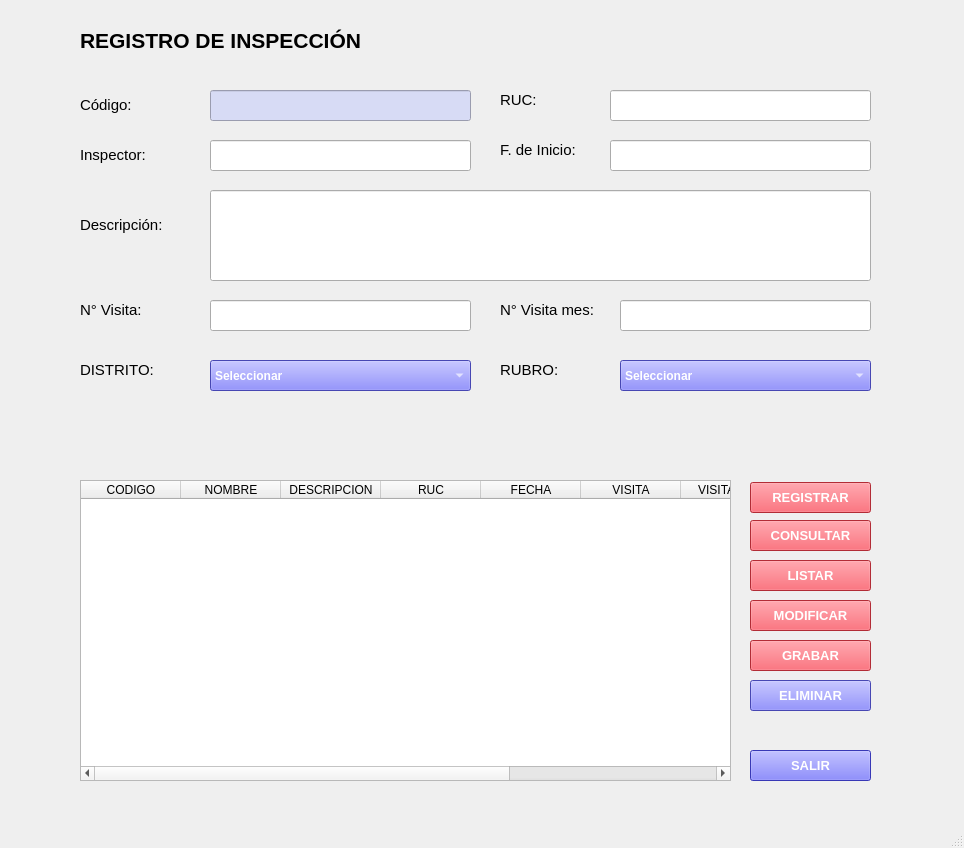
<?xml version="1.0" encoding="UTF-8"?>
<ui version="4.0">
 <class>RegistroProductos</class>
 <widget class="QMainWindow" name="RegistroProductos">
  <property name="geometry">
   <rect>
    <x>0</x>
    <y>0</y>
    <width>964</width>
    <height>848</height>
   </rect>
  </property>
  <property name="windowTitle">
   <string>Registro de Productos</string>
  </property>
  <widget class="QWidget" name="centralwidget">
   <widget class="QLabel" name="label">
    <property name="geometry">
     <rect>
      <x>80</x>
      <y>90</y>
      <width>91</width>
      <height>31</height>
     </rect>
    </property>
    <property name="font">
     <font>
      <family>Segoe UI Historic</family>
      <pointsize>10</pointsize>
     </font>
    </property>
    <property name="text">
     <string>&lt;html&gt;&lt;head/&gt;&lt;body&gt;&lt;p&gt;&lt;span style=&quot; font-size:11pt;&quot;&gt;Código:&lt;/span&gt;&lt;/p&gt;&lt;/body&gt;&lt;/html&gt;</string>
    </property>
   </widget>
   <widget class="QLabel" name="label_2">
    <property name="geometry">
     <rect>
      <x>80</x>
      <y>140</y>
      <width>81</width>
      <height>31</height>
     </rect>
    </property>
    <property name="font">
     <font>
      <family>Segoe UI Historic</family>
      <pointsize>10</pointsize>
     </font>
    </property>
    <property name="text">
     <string>&lt;html&gt;&lt;head/&gt;&lt;body&gt;&lt;p&gt;&lt;span style=&quot; font-size:11pt;&quot;&gt;Inspector:&lt;/span&gt;&lt;/p&gt;&lt;/body&gt;&lt;/html&gt;</string>
    </property>
   </widget>
   <widget class="QLabel" name="label_3">
    <property name="enabled">
     <bool>true</bool>
    </property>
    <property name="geometry">
     <rect>
      <x>80</x>
      <y>210</y>
      <width>101</width>
      <height>31</height>
     </rect>
    </property>
    <property name="font">
     <font>
      <family>Segoe UI Historic</family>
      <pointsize>10</pointsize>
     </font>
    </property>
    <property name="text">
     <string>&lt;html&gt;&lt;head/&gt;&lt;body&gt;&lt;p&gt;&lt;span style=&quot; font-size:11pt;&quot;&gt;Descripción:&lt;/span&gt;&lt;/p&gt;&lt;/body&gt;&lt;/html&gt;</string>
    </property>
   </widget>
   <widget class="QLabel" name="label_4">
    <property name="geometry">
     <rect>
      <x>500</x>
      <y>90</y>
      <width>61</width>
      <height>21</height>
     </rect>
    </property>
    <property name="font">
     <font>
      <family>Segoe UI Historic</family>
      <pointsize>10</pointsize>
     </font>
    </property>
    <property name="text">
     <string>&lt;html&gt;&lt;head/&gt;&lt;body&gt;&lt;p&gt;&lt;span style=&quot; font-size:11pt;&quot;&gt;RUC:&lt;/span&gt;&lt;/p&gt;&lt;/body&gt;&lt;/html&gt;</string>
    </property>
   </widget>
   <widget class="QLabel" name="label_5">
    <property name="geometry">
     <rect>
      <x>500</x>
      <y>140</y>
      <width>91</width>
      <height>21</height>
     </rect>
    </property>
    <property name="font">
     <font>
      <family>Segoe UI Historic</family>
      <pointsize>10</pointsize>
     </font>
    </property>
    <property name="text">
     <string>&lt;html&gt;&lt;head/&gt;&lt;body&gt;&lt;p&gt;&lt;span style=&quot; font-size:11pt;&quot;&gt;F. de Inicio:&lt;/span&gt;&lt;/p&gt;&lt;/body&gt;&lt;/html&gt;</string>
    </property>
   </widget>
   <widget class="QLabel" name="label_6">
    <property name="geometry">
     <rect>
      <x>80</x>
      <y>300</y>
      <width>81</width>
      <height>21</height>
     </rect>
    </property>
    <property name="font">
     <font>
      <family>Segoe UI Historic</family>
      <pointsize>10</pointsize>
     </font>
    </property>
    <property name="text">
     <string>&lt;html&gt;&lt;head/&gt;&lt;body&gt;&lt;p&gt;&lt;span style=&quot; font-size:11pt;&quot;&gt;N° Visita:&lt;/span&gt;&lt;/p&gt;&lt;/body&gt;&lt;/html&gt;</string>
    </property>
   </widget>
   <widget class="QLabel" name="label_7">
    <property name="geometry">
     <rect>
      <x>500</x>
      <y>300</y>
      <width>111</width>
      <height>21</height>
     </rect>
    </property>
    <property name="font">
     <font>
      <family>Segoe UI Historic</family>
      <pointsize>10</pointsize>
     </font>
    </property>
    <property name="text">
     <string>&lt;html&gt;&lt;head/&gt;&lt;body&gt;&lt;p&gt;&lt;span style=&quot; font-size:11pt;&quot;&gt;N° Visita mes:&lt;/span&gt;&lt;/p&gt;&lt;/body&gt;&lt;/html&gt;</string>
    </property>
   </widget>
   <widget class="QComboBox" name="cboProveedor">
    <property name="geometry">
     <rect>
      <x>210</x>
      <y>360</y>
      <width>261</width>
      <height>31</height>
     </rect>
    </property>
    <property name="font">
     <font>
      <family>Segoe UI Historic</family>
      <weight>75</weight>
      <bold>true</bold>
     </font>
    </property>
    <property name="styleSheet">
     <string notr="true">background-color: rgb(239, 51, 64);
color: rgb(255, 255, 255);
background-color: rgb(255, 255, 255);
background-color: rgb(100, 100, 250);</string>
    </property>
    <item>
     <property name="text">
      <string>Seleccionar</string>
     </property>
    </item>
    <item>
     <property name="text">
      <string>SURCO</string>
     </property>
    </item>
    <item>
     <property name="text">
      <string>MIRAFLORES</string>
     </property>
    </item>
    <item>
     <property name="text">
      <string>SAN ISIDRO</string>
     </property>
    </item>
   </widget>
   <widget class="QLabel" name="label_8">
    <property name="geometry">
     <rect>
      <x>80</x>
      <y>360</y>
      <width>101</width>
      <height>21</height>
     </rect>
    </property>
    <property name="font">
     <font>
      <family>Segoe UI Historic</family>
      <pointsize>10</pointsize>
     </font>
    </property>
    <property name="text">
     <string>&lt;html&gt;&lt;head/&gt;&lt;body&gt;&lt;p&gt;&lt;span style=&quot; font-size:11pt;&quot;&gt;DISTRITO:&lt;/span&gt;&lt;/p&gt;&lt;/body&gt;&lt;/html&gt;</string>
    </property>
   </widget>
   <widget class="QLabel" name="label_9">
    <property name="geometry">
     <rect>
      <x>500</x>
      <y>360</y>
      <width>81</width>
      <height>21</height>
     </rect>
    </property>
    <property name="font">
     <font>
      <family>Segoe UI Historic</family>
      <pointsize>10</pointsize>
     </font>
    </property>
    <property name="text">
     <string>&lt;html&gt;&lt;head/&gt;&lt;body&gt;&lt;p&gt;&lt;span style=&quot; font-size:11pt;&quot;&gt;RUBRO:&lt;/span&gt;&lt;/p&gt;&lt;/body&gt;&lt;/html&gt;</string>
    </property>
   </widget>
   <widget class="QComboBox" name="cboAlmacen">
    <property name="geometry">
     <rect>
      <x>620</x>
      <y>360</y>
      <width>251</width>
      <height>31</height>
     </rect>
    </property>
    <property name="font">
     <font>
      <family>Segoe UI Historic</family>
      <weight>75</weight>
      <bold>true</bold>
     </font>
    </property>
    <property name="styleSheet">
     <string notr="true">background-color: rgb(100, 100, 250);
color: rgb(255, 255, 255);</string>
    </property>
    <item>
     <property name="text">
      <string>Seleccionar</string>
     </property>
    </item>
    <item>
     <property name="text">
      <string>TEXTIL</string>
     </property>
    </item>
    <item>
     <property name="text">
      <string>CONTRUCCION</string>
     </property>
    </item>
    <item>
     <property name="text">
      <string>TECNOLOGICO</string>
     </property>
    </item>
   </widget>
   <widget class="QLineEdit" name="txtCodigo">
    <property name="geometry">
     <rect>
      <x>210</x>
      <y>90</y>
      <width>261</width>
      <height>31</height>
     </rect>
    </property>
    <property name="styleSheet">
     <string notr="true">background-color: rgb(215, 219, 245);</string>
    </property>
   </widget>
   <widget class="QLineEdit" name="txtStockMinimo">
    <property name="geometry">
     <rect>
      <x>610</x>
      <y>90</y>
      <width>261</width>
      <height>31</height>
     </rect>
    </property>
   </widget>
   <widget class="QLineEdit" name="txtPrecioCosto">
    <property name="geometry">
     <rect>
      <x>210</x>
      <y>300</y>
      <width>261</width>
      <height>31</height>
     </rect>
    </property>
   </widget>
   <widget class="QLineEdit" name="txtStockActual">
    <property name="geometry">
     <rect>
      <x>610</x>
      <y>140</y>
      <width>261</width>
      <height>31</height>
     </rect>
    </property>
   </widget>
   <widget class="QLineEdit" name="txtPrecioVenta">
    <property name="geometry">
     <rect>
      <x>620</x>
      <y>300</y>
      <width>251</width>
      <height>31</height>
     </rect>
    </property>
   </widget>
   <widget class="QLineEdit" name="txtNombre">
    <property name="geometry">
     <rect>
      <x>210</x>
      <y>140</y>
      <width>261</width>
      <height>31</height>
     </rect>
    </property>
   </widget>
   <widget class="QLineEdit" name="txtDescripcion">
    <property name="geometry">
     <rect>
      <x>210</x>
      <y>190</y>
      <width>661</width>
      <height>91</height>
     </rect>
    </property>
   </widget>
   <widget class="QPushButton" name="btnRegistrar">
    <property name="geometry">
     <rect>
      <x>750</x>
      <y>482</y>
      <width>121</width>
      <height>31</height>
     </rect>
    </property>
    <property name="font">
     <font>
      <family>Segoe UI Historic</family>
      <pointsize>10</pointsize>
      <weight>75</weight>
      <bold>true</bold>
     </font>
    </property>
    <property name="styleSheet">
     <string notr="true">background-color: rgb(249, 62, 75);
color: rgb(255, 255, 255);</string>
    </property>
    <property name="text">
     <string>REGISTRAR</string>
    </property>
   </widget>
   <widget class="QPushButton" name="btnConsultar">
    <property name="geometry">
     <rect>
      <x>750</x>
      <y>520</y>
      <width>121</width>
      <height>31</height>
     </rect>
    </property>
    <property name="font">
     <font>
      <family>Segoe UI Historic</family>
      <pointsize>10</pointsize>
      <weight>75</weight>
      <bold>true</bold>
     </font>
    </property>
    <property name="styleSheet">
     <string notr="true">background-color: rgb(249, 62, 75);
color: rgb(255, 255, 255);</string>
    </property>
    <property name="text">
     <string>CONSULTAR</string>
    </property>
   </widget>
   <widget class="QPushButton" name="btnListar">
    <property name="geometry">
     <rect>
      <x>750</x>
      <y>560</y>
      <width>121</width>
      <height>31</height>
     </rect>
    </property>
    <property name="font">
     <font>
      <family>Segoe UI Historic</family>
      <pointsize>10</pointsize>
      <weight>75</weight>
      <bold>true</bold>
     </font>
    </property>
    <property name="styleSheet">
     <string notr="true">background-color: rgb(249, 62, 75);
color: rgb(255, 255, 255);</string>
    </property>
    <property name="text">
     <string>LISTAR</string>
    </property>
   </widget>
   <widget class="QPushButton" name="btnEliminar">
    <property name="geometry">
     <rect>
      <x>750</x>
      <y>680</y>
      <width>121</width>
      <height>31</height>
     </rect>
    </property>
    <property name="font">
     <font>
      <family>Segoe UI Historic</family>
      <pointsize>10</pointsize>
      <weight>75</weight>
      <bold>true</bold>
     </font>
    </property>
    <property name="styleSheet">
     <string notr="true">background-color: rgb(100, 100, 250);
color: rgb(255, 255, 255);</string>
    </property>
    <property name="text">
     <string>ELIMINAR</string>
    </property>
   </widget>
   <widget class="QPushButton" name="btnModificar">
    <property name="geometry">
     <rect>
      <x>750</x>
      <y>600</y>
      <width>121</width>
      <height>31</height>
     </rect>
    </property>
    <property name="font">
     <font>
      <family>Segoe UI Historic</family>
      <pointsize>10</pointsize>
      <weight>75</weight>
      <bold>true</bold>
     </font>
    </property>
    <property name="styleSheet">
     <string notr="true">background-color: rgb(249, 62, 75);
color: rgb(255, 255, 255);</string>
    </property>
    <property name="text">
     <string>MODIFICAR</string>
    </property>
   </widget>
   <widget class="QPushButton" name="btnGrabar">
    <property name="geometry">
     <rect>
      <x>750</x>
      <y>640</y>
      <width>121</width>
      <height>31</height>
     </rect>
    </property>
    <property name="font">
     <font>
      <family>Segoe UI Historic</family>
      <pointsize>10</pointsize>
      <weight>75</weight>
      <bold>true</bold>
     </font>
    </property>
    <property name="styleSheet">
     <string notr="true">background-color: rgb(249, 62, 75);
color: rgb(255, 255, 255);</string>
    </property>
    <property name="text">
     <string>GRABAR</string>
    </property>
   </widget>
   <widget class="QTableWidget" name="tblProductos">
    <property name="geometry">
     <rect>
      <x>80</x>
      <y>480</y>
      <width>651</width>
      <height>301</height>
     </rect>
    </property>
    <column>
     <property name="text">
      <string>CODIGO</string>
     </property>
    </column>
    <column>
     <property name="text">
      <string>NOMBRE</string>
     </property>
    </column>
    <column>
     <property name="text">
      <string>DESCRIPCION</string>
     </property>
    </column>
    <column>
     <property name="text">
      <string>RUC</string>
     </property>
    </column>
    <column>
     <property name="text">
      <string>FECHA</string>
     </property>
    </column>
    <column>
     <property name="text">
      <string>VISITA</string>
     </property>
    </column>
    <column>
     <property name="text">
      <string>VISITA MES</string>
     </property>
    </column>
    <column>
     <property name="text">
      <string>DISTRITO</string>
     </property>
    </column>
    <column>
     <property name="text">
      <string>RUBRO</string>
     </property>
    </column>
   </widget>
   <widget class="QLabel" name="label_10">
    <property name="geometry">
     <rect>
      <x>720</x>
      <y>20</y>
      <width>221</width>
      <height>31</height>
     </rect>
    </property>
    <property name="text">
     <string/>
    </property>
    <property name="pixmap">
     <pixmap>logo-header-desktop.png</pixmap>
    </property>
    <property name="scaledContents">
     <bool>true</bool>
    </property>
   </widget>
   <widget class="QLabel" name="label_11">
    <property name="geometry">
     <rect>
      <x>80</x>
      <y>20</y>
      <width>341</width>
      <height>41</height>
     </rect>
    </property>
    <property name="font">
     <font>
      <family>Segoe UI Historic</family>
      <pointsize>16</pointsize>
      <weight>75</weight>
      <bold>true</bold>
     </font>
    </property>
    <property name="text">
     <string>REGISTRO DE INSPECCIÓN</string>
    </property>
   </widget>
   <widget class="QPushButton" name="btnSalir">
    <property name="geometry">
     <rect>
      <x>750</x>
      <y>750</y>
      <width>121</width>
      <height>31</height>
     </rect>
    </property>
    <property name="font">
     <font>
      <family>Segoe UI Historic</family>
      <pointsize>10</pointsize>
      <weight>75</weight>
      <bold>true</bold>
     </font>
    </property>
    <property name="styleSheet">
     <string notr="true">border-top-color: rgb(79, 79, 255);
background-color: rgb(100, 100, 250);
color: rgb(255, 255, 255);
background-color: rgb(79, 79, 255);
border-color: rgb(79, 79, 255);</string>
    </property>
    <property name="text">
     <string>SALIR</string>
    </property>
   </widget>
   <zorder>btnConsultar</zorder>
   <zorder>txtCodigo</zorder>
   <zorder>btnRegistrar</zorder>
   <zorder>label_7</zorder>
   <zorder>btnEliminar</zorder>
   <zorder>txtPrecioVenta</zorder>
   <zorder>txtStockActual</zorder>
   <zorder>txtDescripcion</zorder>
   <zorder>txtNombre</zorder>
   <zorder>btnListar</zorder>
   <zorder>label_11</zorder>
   <zorder>label_4</zorder>
   <zorder>label_3</zorder>
   <zorder>btnModificar</zorder>
   <zorder>label_8</zorder>
   <zorder>label_10</zorder>
   <zorder>label_5</zorder>
   <zorder>label_2</zorder>
   <zorder>btnGrabar</zorder>
   <zorder>label_9</zorder>
   <zorder>txtStockMinimo</zorder>
   <zorder>tblProductos</zorder>
   <zorder>cboProveedor</zorder>
   <zorder>label_6</zorder>
   <zorder>label</zorder>
   <zorder>cboAlmacen</zorder>
   <zorder>txtPrecioCosto</zorder>
   <zorder>btnSalir</zorder>
  </widget>
  <widget class="QMenuBar" name="menubar">
   <property name="geometry">
    <rect>
     <x>0</x>
     <y>0</y>
     <width>964</width>
     <height>25</height>
    </rect>
   </property>
  </widget>
  <widget class="QStatusBar" name="statusbar"/>
 </widget>
 <resources/>
 <connections/>
</ui>
